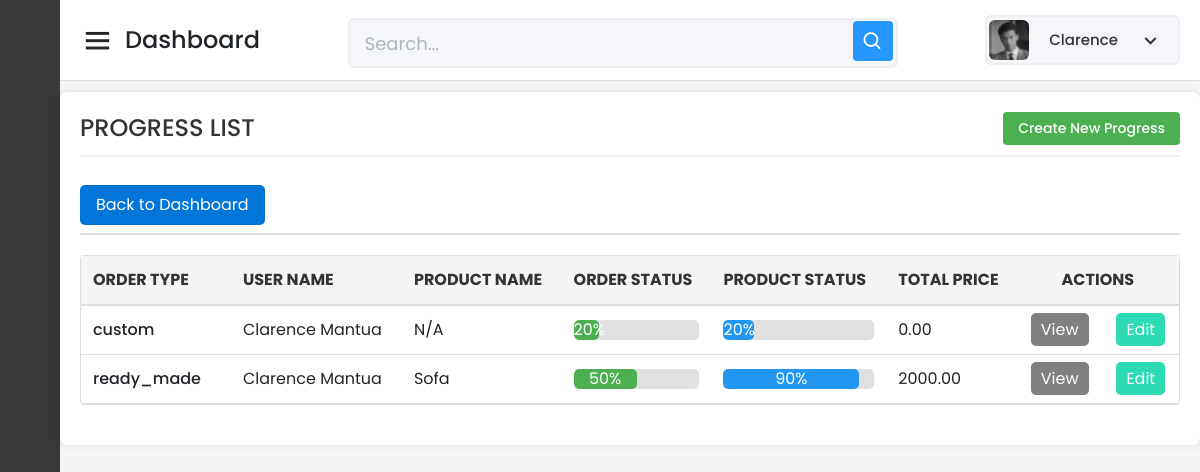
Page /Capstone_Admin/progress/read-all-progress-form.php (signed in) on the earlier database version.
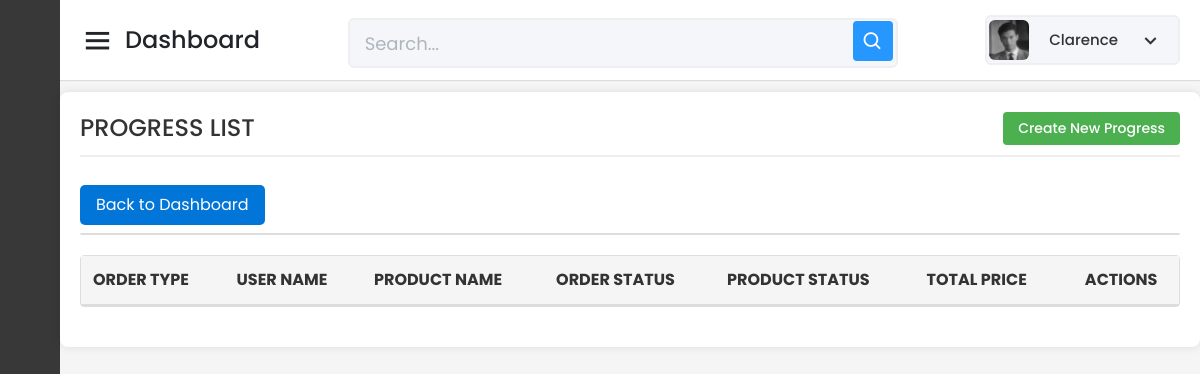
Same page on the later database version.
### tables this page shows
CREATE TABLE `tbl_progress` (
  `Progress_ID` int(11) NOT NULL AUTO_INCREMENT,
  `User_ID` varchar(150) NOT NULL,
  `Product_ID` int(11) NOT NULL,
  `Product_Name` varchar(255) NOT NULL,
  `Order_Type` varchar(100) NOT NULL,
  `Order_Status` int(3) NOT NULL,
  `Product_Status` int(3) NOT NULL,
  `Quantity` int(11) NOT NULL,
  `Total_Price` decimal(10,2) NOT NULL,
  `Date_Added` timestamp NOT NULL DEFAULT current_timestamp(),
  `LastUpdate` timestamp NOT NULL DEFAULT current_timestamp() ON UPDATE current_timestamp(),
  `Progress_Pic_20` varchar(255) DEFAULT NULL,
  `Progress_Pic_30` varchar(255) DEFAULT NULL,
  `Progress_Pic_40` varchar(255) DEFAULT NULL,
  `Progress_Pic_50` varchar(255) DEFAULT NULL,
  `Progress_Pic_60` varchar(255) DEFAULT NULL,
  `Progress_Pic_70` varchar(255) DEFAULT NULL,
  `Progress_Pic_80` varchar(255) DEFAULT NULL,
  `Progress_Pic_90` varchar(255) DEFAULT NULL,
  `Progress_Pic_100` varchar(255) DEFAULT NULL,
  `Stop_Reason` varchar(255) DEFAULT NULL,
  `Progress_Pic_10` varchar(255) DEFAULT NULL,
  PRIMARY KEY (`Progress_ID`),
  KEY `User_ID` (`User_ID`),
  KEY `Product_ID` (`Product_ID`),
  CONSTRAINT `tbl_progress_ibfk_1` FOREIGN KEY (`User_ID`) REFERENCES `tbl_user_info` (`User_ID`) ON DELETE CASCADE,
  CONSTRAINT `tbl_progress_ibfk_2` FOREIGN KEY (`Product_ID`) REFERENCES `tbl_prod_info` (`Product_ID`) ON DELETE CASCADE
);

### Capstone_Admin/progress/read-all-progress-form.php (the view, shortened to what this page needs)
<?php
include '../config/database.php';
$adminId = $_SESSION['admin_id'];
$stmt = $pdo->prepare("SELECT First_Name, PicPath FROM tbl_admin_info WHERE Admin_ID = :admin_id");
$stmt->bindParam(':admin_id', $adminId);
$stmt->execute();
$admin = $stmt->fetch(PDO::FETCH_ASSOC);
$adminName = htmlspecialchars($admin['First_Name']);
$profilePicPath = htmlspecialchars($admin['PicPath']);
$search = isset($_GET['search']) ? $_GET['search'] : '';
$query = "
    SELECT
        Progress_ID AS ID,
        Product_Name,
        CONCAT(u.First_Name, ' ', u.Last_Name) AS User_Name,
        Order_Type,
        Order_Status,
        Product_Status,
        Total_Price,
        LastUpdate
    FROM tbl_progress p
    JOIN tbl_user_info u ON p.User_ID = u.User_ID
    WHERE (u.First_Name LIKE :search
    OR u.Last_Name LIKE :search
    OR p.Product_Name LIKE :search)
    ORDER BY LastUpdate DESC
";
$stmt = $pdo->prepare($query);
$searchParam = '%' . $search . '%';
$stmt->bindParam(':search', $searchParam, PDO::PARAM_STR);
$stmt->execute();
$rows = $stmt->fetchAll(PDO::FETCH_ASSOC);
function calculatePercentage($status) {
    return ($status / 100) * 100;
}
?>
<!DOCTYPE html>
<html lang="en" dir="ltr">
<head>
    <link href="../static/css/bootstrap.min.css" rel="stylesheet">
    <link href="../static/css-files/dashboard.css" rel="stylesheet">
    <link href="../static/css-files/button.css" rel="stylesheet">
    <link href="../static/css-files/admin_homev2.css" rel="stylesheet">
    <link href="../static/css-files/progress.css" rel="stylesheet">
    <link href="https://unpkg.com/boxicons@2.0.7/css/boxicons.min.css" rel="stylesheet" />
</head>
<body>
    <div class="sidebar">
      <div class="logo-details">
    </div>
        <ul class="nav-links">
            <li>
            </li>
            <li>
            </li>
            <li>
</li>
        </ul>
    </div>
    <section class="home-section">
    <nav>
            <div class="sidebar-button">
                <i class="bx bx-menu sidebarBtn"></i>
                <span class="dashboard">Dashboard</span>
            </div>
            <div class="search-box">
                <input type="text" placeholder="Search..." />
                <i class="bx bx-search"></i>
            </div>
            <div class="profile-details" onclick="toggleDropdown()">
                <img src="../<?php echo $profilePicPath; ?>" alt="Profile Picture" />
                <span class="admin_name"><?php echo $adminName; ?></span>
                <i class="bx bx-chevron-down dropdown-button"></i>
            </div>
 </nav>
        <br><br><br>
        <div class="container_boxes">
            <h4>PROGRESS LIST <a href="create-progress-form.php">Create New Progress</a></h4>
            <div class="button-container">
                <a href="../dashboard/dashboard.php" class="buttonBack">Back to Dashboard</a>
            </div>
                <table>
            <table width="100%" border="1" cellspacing="5">
                <tr>
                    <th>ORDER TYPE</th>
                    <th>USER NAME</th>
                    <th>PRODUCT NAME</th>
                    <th>ORDER STATUS</th>
                    <th>PRODUCT STATUS</th>
                    <th>TOTAL PRICE</th>
                    <th colspan="3" style="text-align: center;">ACTIONS</th>
                </tr>
                <?php foreach ($rows as $row): ?>
                    <tr>
                        <td>
                            <?= htmlspecialchars($row['Order_Type']) ?>
                        </td>
                        <td>
                            <?= htmlspecialchars($row['User_Name']) ?>
                        </td>
                        <td>
                            <?= htmlspecialchars($row['Product_Name']) ?>
                        </td>
                        <td>
                            <div class="status-bar">
                                <div class="status-bar-fill order-status-bar" style="width: <?= calculatePercentage($row['Order_Status']) ?>%;">
                                    <?= calculatePercentage($row['Order_Status']) ?>%
                                </div>
                            </div>
                        </td>
                        <td>
                            <div class="status-bar">
                                <div class="status-bar-fill product-status-bar" style="width: <?= calculatePercentage($row['Product_Status']) ?>%;">
                                    <?= calculatePercentage($row['Product_Status']) ?>%
                                </div>
                            </div>
                        </td>
                        <td>
                            <?= number_format((float) $row['Total_Price'], 2, '.', '') ?>
                        </td>
                        <td style="text-align: center;"><a class="buttonView" href="read-one-progress-form.php?id=<?= htmlspecialchars($row['ID']) ?>&order_type=<?= htmlspecialchars($row['Order_Type']) ?>" target="_parent">View</a></td>
                        <?php if($row['Order_Status'] != 100): ?>
                            <td style="text-align: center;"><a class="buttonEdit" href="update-progress-form.php?id=<?= htmlspecialchars($row['ID']) ?>&order_type=<?= htmlspecialchars($row['Order_Type']) ?>" target="_parent">Edit</a></td>
                        <?php else: ?>
                            <td style="text-align: center;"></td>
                            <td style="text-align: center;"></td>
                        <?php endif; ?>
                    </tr>
                <?php endforeach; ?>
            </table>
        </div>
    </section>
</body>
</html>

### Capstone_Admin/static/css-files/dashboard.css (style rules this page uses)
.profile-details { position: relative; display: flex; align-items: center; cursor: pointer; }
.profile-details img { width: 40px; height: 40px; border-radius: 50%; margin-right: 10px; }
.dropdown-button { cursor: pointer; font-size: 18px; margin-left: 10px; }

### Capstone_Admin/static/css-files/button.css (style rules this page uses)
.button-container { display: flex; gap: 10px; margin-top: 10px; align-items: center; justify-content: center; }
.buttonView, .buttonBack, .buttonUpdate, .buttonEdit, .buttonDelete, .buttonCheckout { text-decoration: none; color: white; padding: 5px 10px; border-radius: 5px; transition: all 0.2s ease; text-align: center; border: none; }
.buttonBack { background-color: #475569; }
.container_boxes { padding: 20px; margin: 20px auto; max-width: 100vw; background-color: #ffffff; border-radius: 8px; box-shadow: 0 0 10px rgba(0,0,0,0.1); }
.container_boxes h4 { color: #333; margin-bottom: 20px; padding-bottom: 10px; border-bottom: 2px solid #eee; display: flex; justify-content: space-between; align-items: center; }
.container_boxes h4 a { text-decoration: none; background-color: #4CAF50; color: white; padding: 8px 15px; border-radius: 4px; font-size: 14px; }
.container_boxes table { width: 100%; border-collapse: separate; border-spacing: 0; border: 1px solid #ddd; border-radius: 4px; }
.container_boxes th { background-color: #f5f5f5; padding: 12px; text-align: left; border-bottom: 2px solid #ddd; color: #333; }
input[type="text"], input[type="password"], input[type="email"], select { width: 100%; padding: 8px 12px; margin: 8px 0; display: inline-block; border: 1px solid #ccc; border-radius: 4px; box-sizing: border-box; font-size: 14px; transition: border-color 0.3s ease, box-shadow 0.3s ease; }
::placeholder { color: #adb5bd; opacity: 1; }
.button-container { margin-top: 20px; display: flex; gap: 10px; justify-content: flex-start; }
table { width: 100%; border-collapse: collapse; margin-bottom: 20px; }
h4 { text-align: center; margin-bottom: 30px; color: #333; }
.buttonView, .buttonCheckout { background-color: grey; }
.buttonEdit { background-color: #2cdab4; }
.container_boxes td { padding: 12px; border-bottom: 1px solid #ddd; }
table td { padding: 8px; vertical-align: middle; }
table td:first-child { width: 150px; font-weight: 500; }

### Capstone_Admin/static/css-files/progress.css (style rules this page uses)
.status-bar { width: 100%; background-color: #e0e0e0; border-radius: 5px; overflow: hidden; height: 20px; }
.status-bar-fill { height: 100%; text-align: center; color: white; line-height: 20px; border-radius: 5px; }
.order-status-bar { background-color: #4caf50; }
.product-status-bar { background-color: #2196f3; }

Differences in the rows shown:
removed tbl_progress: Order_Type "custom", User_Name "Clarence Mantua", Product_Name "N/A", Order_Status "20", Product_Status "20", Total_Price "0.00"
removed tbl_progress: Order_Type "ready_made", User_Name "Clarence Mantua", Product_Name "Sofa", Order_Status "50", Product_Status "90", Total_Price "2000.00"
